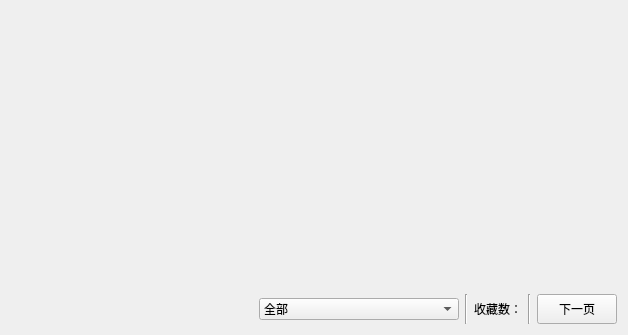
<?xml version="1.0" encoding="UTF-8"?>
<ui version="4.0">
 <class>Favority</class>
 <widget class="QWidget" name="Favority">
  <property name="geometry">
   <rect>
    <x>0</x>
    <y>0</y>
    <width>628</width>
    <height>335</height>
   </rect>
  </property>
  <property name="windowTitle">
   <string>收藏</string>
  </property>
  <layout class="QGridLayout" name="gridLayout_2">
   <item row="1" column="0">
    <layout class="QGridLayout" name="gridLayout_4">
     <item row="0" column="0">
      <layout class="QHBoxLayout" name="horizontalLayout">
       <item>
        <widget class="QLabel" name="msgLabel">
         <property name="text">
          <string/>
         </property>
        </widget>
       </item>
       <item>
        <spacer name="horizontalSpacer">
         <property name="orientation">
          <enum>Qt::Horizontal</enum>
         </property>
         <property name="sizeHint" stdset="0">
          <size>
           <width>40</width>
           <height>20</height>
          </size>
         </property>
        </spacer>
       </item>
       <item>
        <widget class="QComboBox" name="comboBox">
         <property name="minimumSize">
          <size>
           <width>200</width>
           <height>0</height>
          </size>
         </property>
         <item>
          <property name="text">
           <string>全部</string>
          </property>
         </item>
         <item>
          <property name="text">
           <string>收藏0</string>
          </property>
         </item>
         <item>
          <property name="text">
           <string>收藏1</string>
          </property>
         </item>
         <item>
          <property name="text">
           <string>收藏2</string>
          </property>
         </item>
         <item>
          <property name="text">
           <string>收藏3</string>
          </property>
         </item>
         <item>
          <property name="text">
           <string>收藏4</string>
          </property>
         </item>
         <item>
          <property name="text">
           <string>收藏5</string>
          </property>
         </item>
         <item>
          <property name="text">
           <string>收藏6</string>
          </property>
         </item>
         <item>
          <property name="text">
           <string>收藏7</string>
          </property>
         </item>
         <item>
          <property name="text">
           <string>收藏8</string>
          </property>
         </item>
         <item>
          <property name="text">
           <string>收藏9</string>
          </property>
         </item>
        </widget>
       </item>
       <item>
        <widget class="Line" name="line_2">
         <property name="orientation">
          <enum>Qt::Vertical</enum>
         </property>
        </widget>
       </item>
       <item>
        <widget class="QLabel" name="nums">
         <property name="minimumSize">
          <size>
           <width>0</width>
           <height>30</height>
          </size>
         </property>
         <property name="text">
          <string>收藏数：</string>
         </property>
        </widget>
       </item>
       <item>
        <widget class="Line" name="line_3">
         <property name="orientation">
          <enum>Qt::Vertical</enum>
         </property>
        </widget>
       </item>
       <item>
        <widget class="QPushButton" name="jumpButton">
         <property name="minimumSize">
          <size>
           <width>0</width>
           <height>30</height>
          </size>
         </property>
         <property name="text">
          <string>下一页</string>
         </property>
         <property name="shortcut">
          <string>Return</string>
         </property>
        </widget>
       </item>
      </layout>
     </item>
    </layout>
   </item>
   <item row="0" column="0">
    <layout class="QGridLayout" name="gridLayout_3">
     <item row="0" column="0">
      <widget class="ComicListWidget" name="bookList">
       <property name="styleSheet">
        <string notr="true">QListWidget {background-color:transparent;}</string>
       </property>
      </widget>
     </item>
    </layout>
   </item>
  </layout>
 </widget>
 <customwidgets>
  <customwidget>
   <class>ComicListWidget</class>
   <extends>QListWidget</extends>
   <header location="global">component.list.comic_list_widget.h</header>
  </customwidget>
 </customwidgets>
 <resources/>
 <connections>
  <connection>
   <sender>jumpButton</sender>
   <signal>clicked()</signal>
   <receiver>Favority</receiver>
   <slot>JumpPage()</slot>
   <hints>
    <hint type="sourcelabel">
     <x>616</x>
     <y>323</y>
    </hint>
    <hint type="destinationlabel">
     <x>361</x>
     <y>291</y>
    </hint>
   </hints>
  </connection>
  <connection>
   <sender>comboBox</sender>
   <signal>currentIndexChanged(int)</signal>
   <receiver>Favority</receiver>
   <slot>JumpFavcat()</slot>
   <hints>
    <hint type="sourcelabel">
     <x>320</x>
     <y>306</y>
    </hint>
    <hint type="destinationlabel">
     <x>223</x>
     <y>386</y>
    </hint>
   </hints>
  </connection>
 </connections>
 <slots>
  <slot>JumpPage()</slot>
  <slot>RefreshDataFocus()</slot>
  <slot>JumpFavcat()</slot>
 </slots>
</ui>
